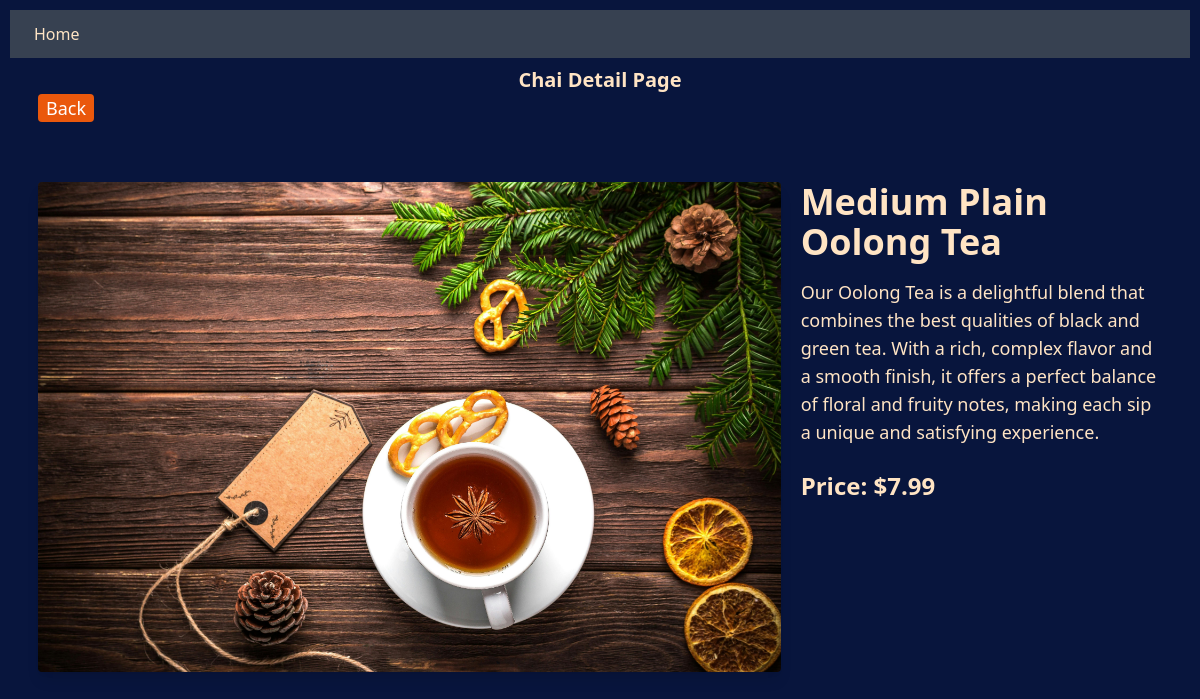
The page /chai/3/ on the database its author committed.
### chai/models.py (models this page shows, shortened)
class ChaiVariety(models.Model):
    CHAI_TYPE_CHOICE = [
        ('ML', 'MASALA'),
        ('GR', 'GINGER'),
        ('OL', 'OOLONG'),
        ('PL', 'PLAIN'),
        ('EL', 'ELAICHI'),
    ]
    name = models.CharField(max_length=100)
    image = models.ImageField(upload_to='chais/')
    date_added = models.DateTimeField(default=timezone.now)
    type = models.CharField(max_length=2, choices=CHAI_TYPE_CHOICE)
    price = models.CharField(max_length=10, default='$4.99')
    description = models.TextField(default='')

### chai/views.py (the view)
# urls.py: path('<int:chai_id>/', views.chai_detail, name='chai_detail'),
def chai_detail(request, chai_id):
    chai = get_object_or_404(ChaiVariety, pk=chai_id)
    return render(request, 'chai/chai_detail.html', {'chai' : chai})

### chai/templates/chai/chai_detail.html (shortened to what this page needs)
{% extends "layout.html" %}
{% load static %}
{% block content %}
<h1 class='text-xl font-bold'>Chai Detail Page</h1>
<div class='px-7 mb-10'>
    <a href="{% url 'all_chai' %}">
        <button class='bg-orange-600 text-white text-lg px-2'>Back</button>
    </a>
</div>
<div class='px-7 py-5 grid grid-cols-3 gap-5'>
    <div class='col-span-2'>
        <img class='rounded shadow-lg' src="{{chai.image.url}}" alt="">
    </div>
    <div class='col-span-1'>
        <h3 class='text-4xl font-bold mb-4'>{{chai.name}}</h3>
        <p class='text-lg mb-6'>{{chai.description}}</p>
        <span class="text-2xl font-semibold ">Price: {{ chai.price }}</span>
    </div>
</div>
{% endblock %}

### static/style.css (style rules this page uses)
body { background-color: #08153d; color: bisque; margin: 0; padding: 10px; }
h1 { text-align: center; font-size: 2em; color: bisque; }
button { padding: 10px 20px; background-color: #4CAF50; color: #fff; border: none; border-radius: 4px; cursor: pointer; }

### rows shown on the page
ChaiVariety: image (picture), name "Medium Plain Oolong Tea", description "Our Oolong Tea is a delightful blend that combines the best qualities of black and green tea. With a rich, complex flavor and a smooth finish, it offers a perfect balance of floral and fruity notes, making each sip a unique and satisfying experience.", price "$7.99"
